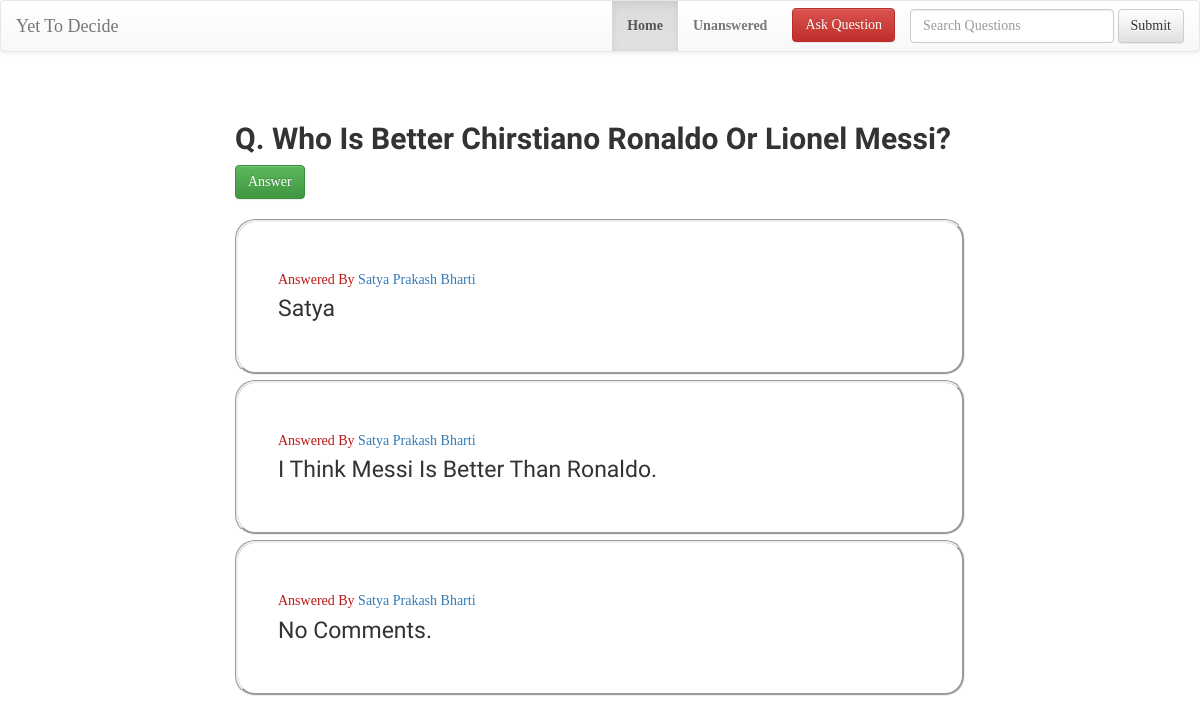
The app's page /answerpage.php?var=113 with its own data.
### tables this page shows
CREATE TABLE `question` (
  `ques_id` int(11) NOT NULL,
  `question` longtext NOT NULL,
  `email` varchar(30) NOT NULL
);

CREATE TABLE `answer` (
  `ans_id` int(11) NOT NULL,
  `ans` longtext NOT NULL,
  `ques_id` int(11) NOT NULL,
  `email` varchar(30) NOT NULL,
  `upvotes` int(7) DEFAULT '0',
  `vws` int(7) DEFAULT '0'
);

CREATE TABLE `users` (
  `email` varchar(1000) NOT NULL,
  `pass` varchar(30) NOT NULL,
  `name` varchar(30) NOT NULL,
  `phone` varchar(10) NOT NULL,
  `profilep` varchar(200) DEFAULT NULL,
  `college` varchar(245) DEFAULT NULL,
  `about` longtext
);

### answerpage.php (the view, shortened to what this page needs)
<!DOCTYPE html>
<html>
<head>
	<link rel="stylesheet" href="footer.css" type="text/css">
    <link rel="stylesheet" href="https://maxcdn.bootstrapcdn.com/bootstrap/3.3.7/css/bootstrap.min.css">
    <link rel="stylesheet" href="https://maxcdn.bootstrapcdn.com/bootstrap/3.3.7/css/bootstrap-theme.min.css">
</head>
    <header>
		<nav class="navbar navbar-default">
		  <div class="container-fluid">
			<div class="navbar-header">
			  <a class="navbar-brand" href="#">Yet To Decide</a>
			</div>
			<div class="collapse navbar-collapse" id="bs-example-navbar-collapse-1">
			  <ul class="nav navbar-nav navbar-right">
				<li class="active"><a href="index.php"><b>Home</b> <span class="sr-only">(current)</span></a></li>
				<li><a href="unanswered.php"><b>Unanswered</b></a></li>
<form class="navbar-form navbar-right" action="searchp.php" method="post">
				<div class="form-group">
				  <input type="text" class="form-control" name="college"placeholder="Search Questions">
				</div>
				<button type="submit" name="search" value="Search" class="btn btn-default">Submit</button>
			  </form>
  <button type="button" style="margin-top:7px;margin-left:10px;" class="btn btn-danger" data-toggle="modal" data-target="#myModal">Ask Question</button>
			  </ul>
			</div>
		  </div>
		</nav>
	</header>
<body style="font-family:Times New Roman;">
<?php
if($_GET['var'])
{
$ques_id = $_GET['var'];
}
else
{
$ques_id=$_SESSION['hey'];
}
$link=mysqli_connect('localhost','root','','counselling') or die ('Unable to connect to the server');
$sql="select *
from question where ques_id='$ques_id'";
$result=mysqli_query($link,$sql);
$row=mysqli_fetch_array($result);
echo "<div><div style='margin-top:70px;margin-left:235px;margin-right:235px;font-family:Markazi Text, serif;'><h2><strong>Q.".ucwords($row['question'])."</strong></h2></div><div style='margin-left:235px;margin-bottom:20px;'> <button type='button'  class='btn btn-success' data-toggle='modal' data-target='#myModal1'>Answer</button></div></div>";
$sql1="select *
from answer where ques_id='$ques_id'";
$result1=mysqli_query($link,$sql1);
 while ($row1=mysqli_fetch_array($result1))
{
    $aid=$row1['email'];
     $sql3="SELECT email,name from users WHERE email='$aid';";
     $result3=mysqli_query($link,$sql3);
     $row3=mysqli_fetch_array($result3);
     $temp=$row1['ans'];
     $em=$row3['email'];
     $answer=ucwords("$temp");
     echo "<div style=border-style:groove;padding:40px;margin-left:235px;margin-right:235px;border-radius:20px;margin-bottom:5px;'>";
     echo "<h5 style='margin-bottom:-1px;color:#BF1515;'>Answered By <a href = 'who.php?var=$em'>".$row3['name']."</a></h5>";
     echo "<h4 style='font-family:Markazi Text, serif;font-size:23px;'>".$answer."</h4>";
     echo "</div>";
}
?>
</body>
</html>

### records on screen
question: question "Who Is Better Chirstiano Ronaldo Or Lionel Messi?"
answer: email.name "Satya Prakash Bharti", ans "Satya"
answer: email.name "Satya Prakash Bharti", ans "I Think Messi Is Better Than Ronaldo."
answer: email.name "Satya Prakash Bharti", ans "No Comments."
